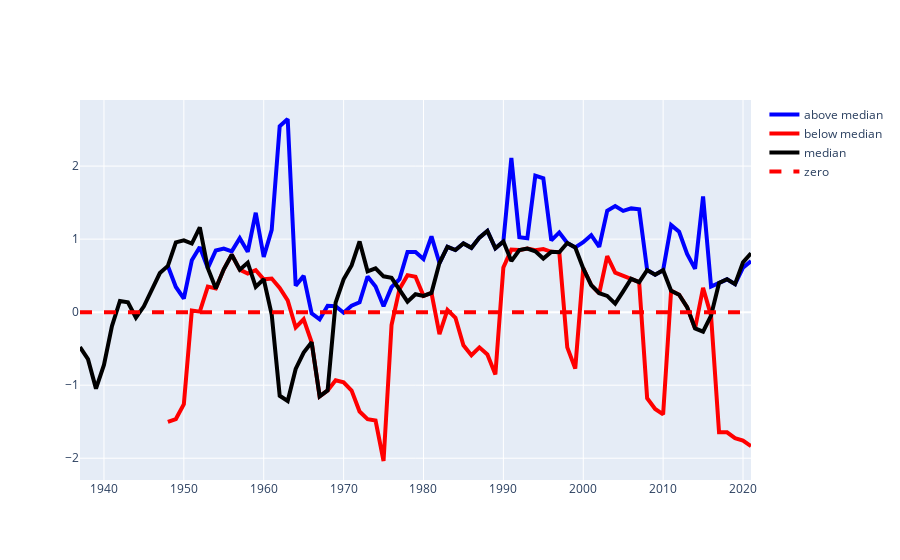

Source (notebook cell):
### Code cell
fig = go.Figure()
fig.add_trace(go.Scatter(x=above_median["term"], y=above_median["post_med"], mode='lines', name='above median', line= dict(color='blue', width=4))) 
fig.add_trace(go.Scatter(x=below_median["term"], y=below_median["post_med"], mode='lines', name='below median', line= dict(color='red', width=4)))
fig.add_trace(go.Scatter(x=averges["term"], y=averges["post_med"], mode='lines', name='median', line= dict(color='black', width=4)))
fig.add_trace(go.Scatter(x=[1937, 2021], y=[0, 0], mode='lines',line= dict(color='red', width=4, dash='dash'), name='zero'))
fig.show()
